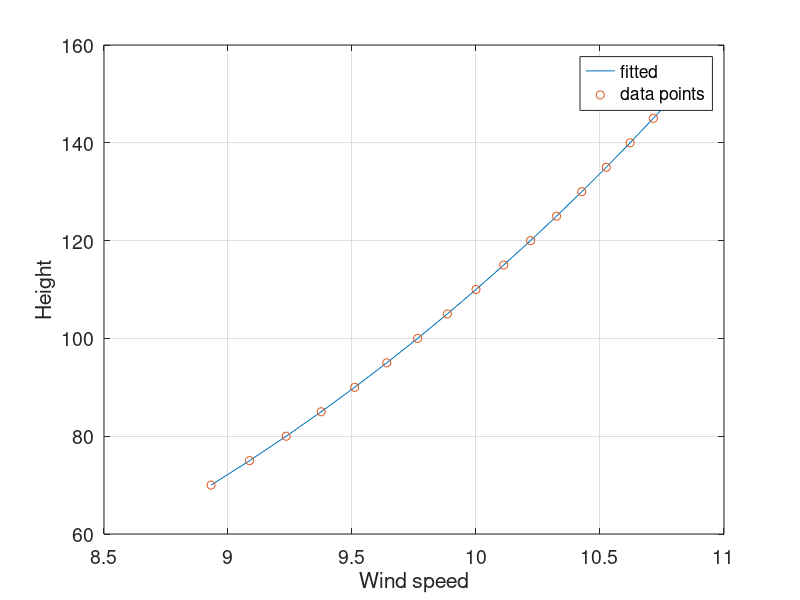
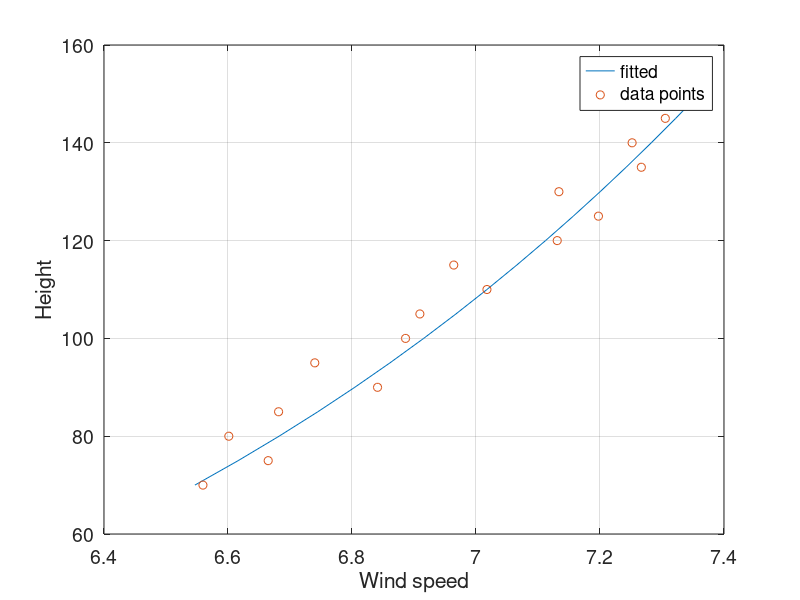
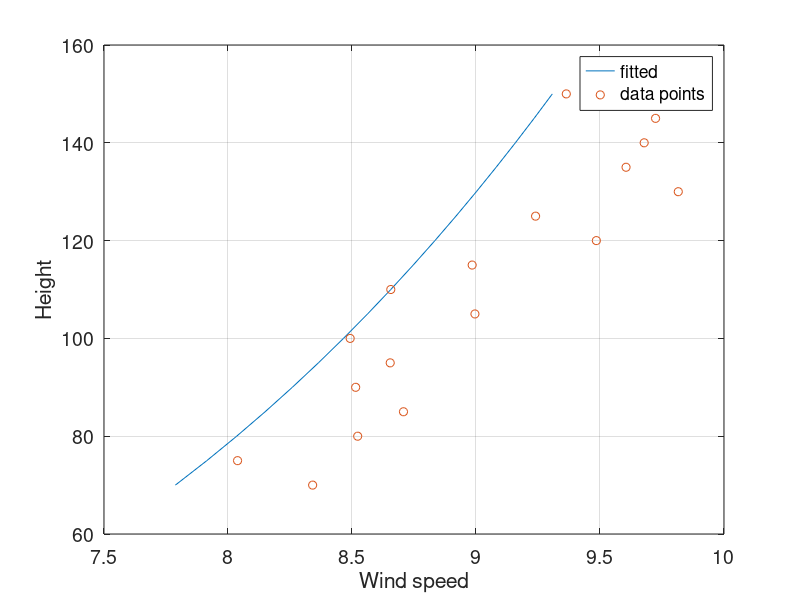
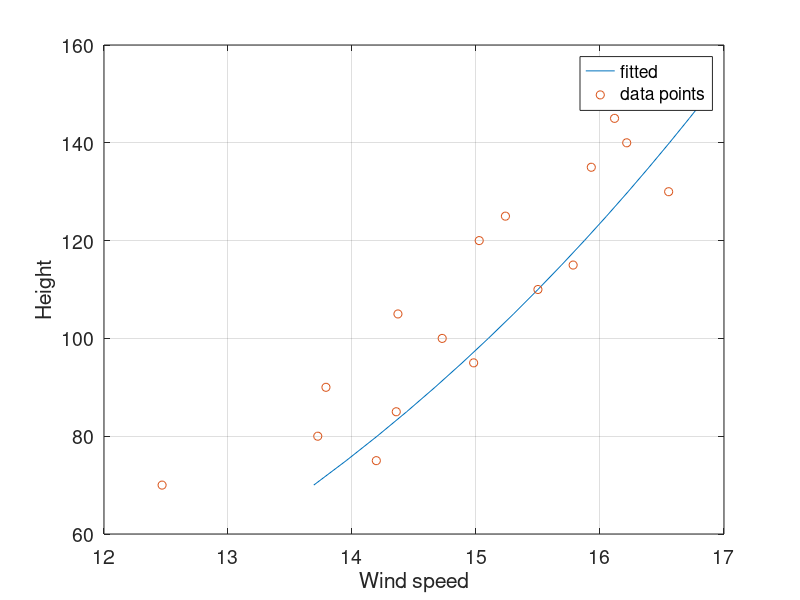

MATLAB code to generate these figures, in order:
%% Header
%
% fitting power law expoinent to measurements. Given some measurement data
% over heights we can calculate the alpha exponent the fits better the
% values
%
% Vasilis Pettas, Univeersity of Stuttgart, Stuttgart Wind Energy (SWE) 23.05.2019

clc,clear all,close all %#ok<CLALL>

% rng(10); % just fixing random numbers for reproducabilitty

%% Inputs
h_h     = 110;         % hub height meters (reference height)
heights = [70:5:150]; % measurement heights

% since we don't have measurements here examples will be created
speeds = [
    (10.*(heights/h_h).^0.25)+0*randn(1,length(heights));
    (7.*(heights/h_h).^0.14)+0.05*randn(1,length(heights));
    (9.*(heights/h_h).^0.2)+0.4*randn(1,length(heights));
    (15.*(heights/h_h).^0.3)+0.5*randn(1,length(heights));
    (20.*(heights/h_h).^0.3)+0.5*randn(1,length(heights));
    ]; %#ok<*NBRAK>
speeds = repmat(speeds,1,1); % checking scalability

% find uref from heights...
for i = 1:size(speeds,1)      
uref(i,1) = speeds(i,find(heights==h_h)); %#ok<FNDSB>
end

%% just a quick example of how shear profile should look like

% heights_example = [0:5:200];
% h_h_example     = 110;
% alpha_example = 0.2;
% uref_example  = 10;
% example_u = uref_example.*(heights_example/h_h_example).^alpha_example;
% noisyexample_u = example_u+0.7*randn(1,length(example_u));
% awfn_u = awgn(example_u,0.01);
% % awfn_u = example_u+1*randn(1,length(example_u));
% figure, plot (example_u,heights_example)
% hold on
% plot (noisyexample_u,heights_example,'x')
% hold on
% plot (awfn_u,heights_example,'o')
% grid on, xlabel ('Wind speed'), ylabel('Height'), legend ({'analytical solution' 'random noise' 'gausiian noise awgn'},'Location', 'Best')
% xlim ([0 20])
% set(gca,'FontSize',14)
% hold off

%% Fitting procedure with fminsearch 
tic
for i =1:size(speeds,1)
    fcn = @(alphaPL) sum(( uref(i)*(heights/h_h).^(alphaPL) - [speeds(i,:)]).^2); % least square defintion f
    [s,~,~] = fminsearch(fcn, [0.14]);    % Minimise Least-Squares error
    alphaPLfit(i) = s; %#ok<*SAGROW>
end
toc

%% Plotting 
for i =1:size(speeds,1)
    figure
    plot (uref(i).*(heights/h_h).^alphaPLfit(i),heights)
    hold on
    plot (speeds(i,:),heights,'o')  
    grid on, xlabel ('Wind speed'), ylabel('Height'), legend ({'fitted' 'data points'},'Location', 'Best')    
    hold off
    set(gca,'FontSize',14)
end


